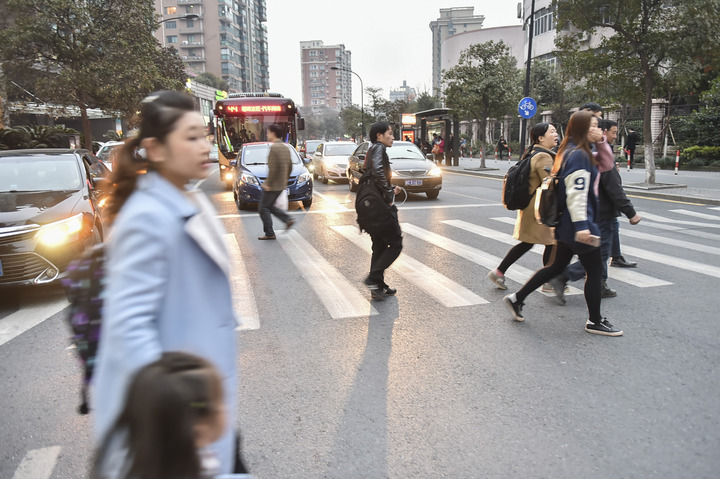
#> input picture 计算机视觉/9/people.jpg, 720 x 479 px
$ jupyter execute --allow-errors sift.ipynb
#> lines starting #> are read from the running program, lines starting #| are printed output that depends on the picture
[cell 1]
import cv2
import matplotlib.pyplot as plt
import numpy as np

[cell 2]
def rotate_img(_img, _degree, _scale): # 旋转矩阵
    height = _img.shape[0]
    width = _img.shape[1]
    matRotate = cv2.getRotationMatrix2D((height * 0.5, width * 0.5), _degree, _scale)  # mat rotate 1 center 2 angle 3 缩放系数
    dst = cv2.warpAffine(_img, matRotate, (height, width))
    return dst
img = cv2.imread("people.jpg")
#> img is the input picture: shape (479, 720, 3); mean B, G, R 142.8, 144.1, 147.4
img1 = cv2.cvtColor(img, cv2.COLOR_BGR2RGB)
gray = cv2.cvtColor(img, cv2.COLOR_BGR2GRAY)
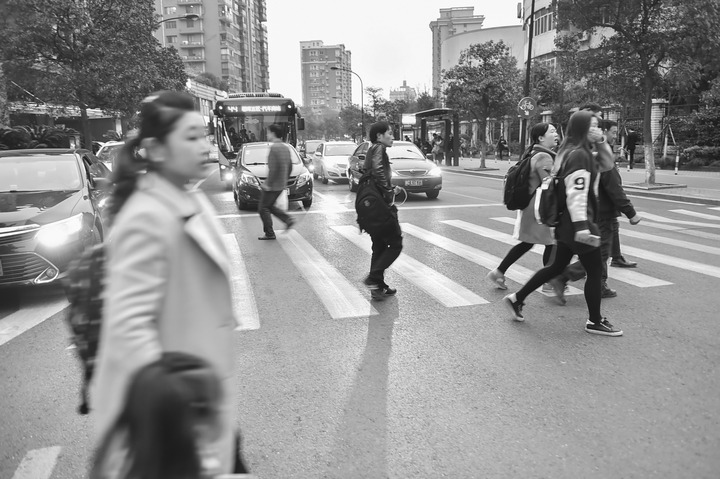
#> gray: shape (479, 720); min 8, max 255, mean 144.9

[cell 3]
def sift_match(img):#特征匹配
    img_rotate = rotate_img(img, 60, 2)
#> in rotate_img, `dst = cv2.warpAffine(_img, matRotate, (height, width))`:
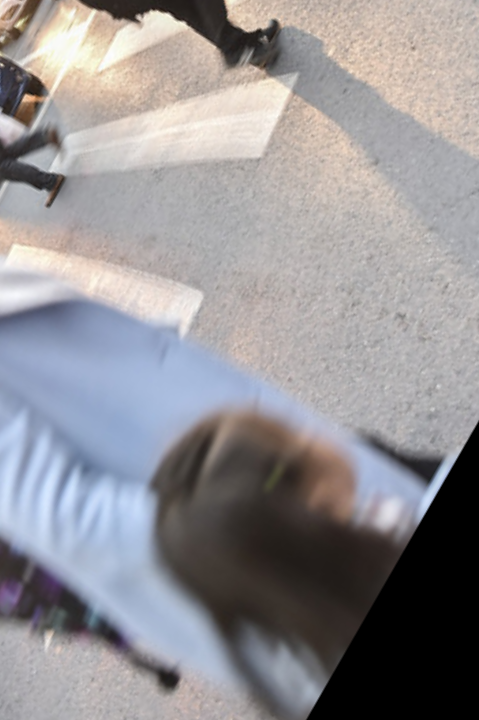
#> dst: shape (720, 479, 3); mean B, G, R 147.8, 144.8, 147.3
    sift = cv2.ORB_create()#定位关键点
    keypoints1, desc1 = sift.detectAndCompute(img, None)
#> keypoints1 = 500 keypoints; strongest (x, y, size): (100, 145, 31), (580, 180, 31), (581, 185, 31), (387, 148, 31)
    keypoints2, desc2 = sift.detectAndCompute(img_rotate, None)
#> keypoints2 = 390 keypoints; strongest (x, y, size): (47, 205, 31), (33, 98, 31), (48, 204, 44.6), (44, 190, 31)
    bf = cv2.DescriptorMatcher_create(cv2.DescriptorMatcher_BRUTEFORCE)
    matches = bf.match(desc1, desc2)
#> matches = 500 matches
    matches = sorted(matches, key=lambda x: x.distance)
    result = cv2.drawMatches(img, keypoints1, img_rotate, keypoints2, matches[:10], None)
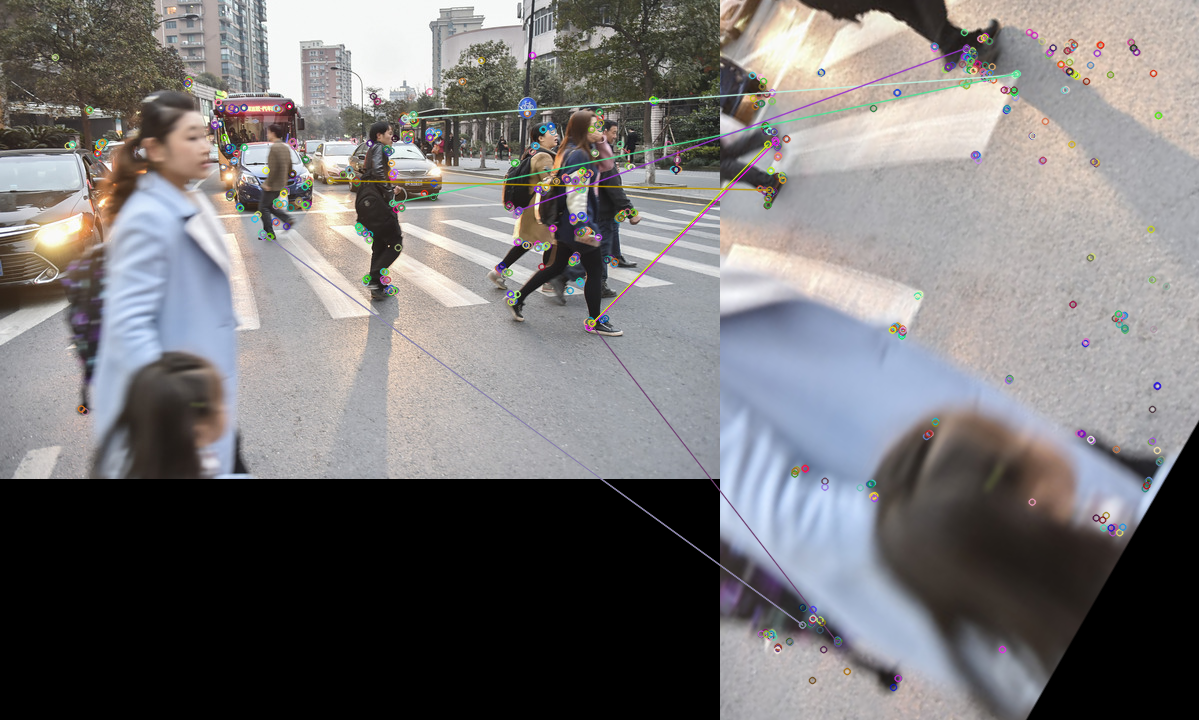
#> result: shape (720, 1199, 3); mean B, G, R 116.1, 115.4, 117.6
    plt.imshow(result)
    plt.show()
sift_match(img)

[cell 4]
def Feature_description(gray,img,category):
#> called with category = 1
    if category == 1:
        descriptor = cv2.xfeatures2d.SIFT_create()
    elif category == 2:
        descriptor = cv2.ORB_create()
    elif category == 3:
        descriptor = cv2.BRISK_create()
    else:
        descriptor = cv2.xfeatures2d.SURF_create()
    keypoints = descriptor.detect(gray, None)
#> keypoints = 1998 keypoints; strongest (x, y, size): (289, 106, 1.9), (221, 107, 2.1), (255, 164, 2), (409, 119, 8.5)
    img = cv2.drawKeypoints(gray, keypoints, img)
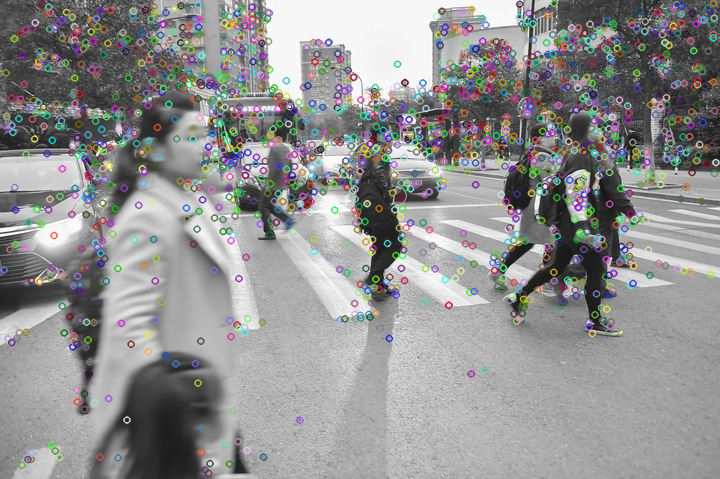
#> img: shape (479, 720, 3); mean R, G, B 145.1, 145.1, 144.9
    plt.imshow(img)
    plt.show()
Feature_description(gray,img1,1)
Feature_description(gray,img1,2)
#> call 2 of Feature_description, with category = 2
#> in Feature_description (call 2), `keypoints = descriptor.detect(gray, None)`: keypoints has the same summary as keypoints1 in sift_match
#> in Feature_description (call 2), `img = cv2.drawKeypoints(gray, keypoints, img)`:
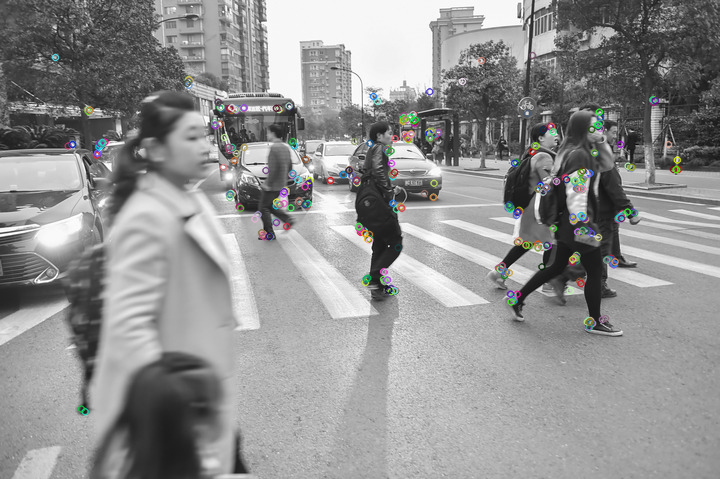
#> img: shape (479, 720, 3); mean R, G, B 144.9, 144.9, 144.8
Feature_description(gray,img1,3)
#> call 3 of Feature_description, with category = 3
#> in Feature_description (call 3), `keypoints = descriptor.detect(gray, None)`: keypoints = 4391 keypoints; strongest (x, y, size): (289, 106, 12.7), (220, 107, 12.1), (592, 323, 11.5), (308, 183, 10.9)
#> in Feature_description (call 3), `img = cv2.drawKeypoints(gray, keypoints, img)`:
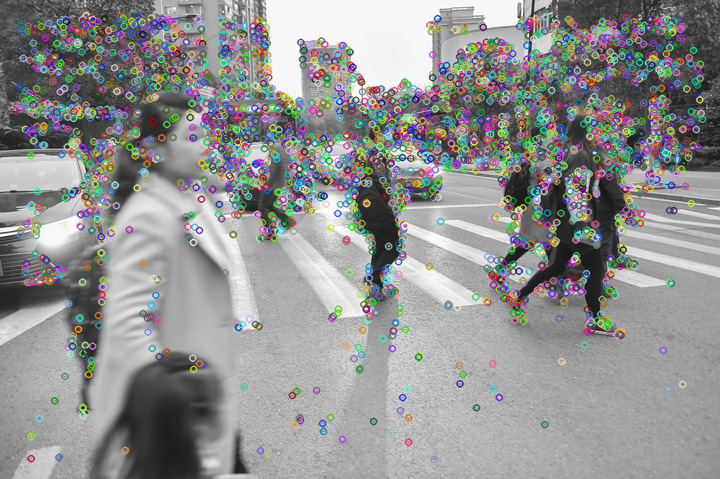
#> img: shape (479, 720, 3); mean R, G, B 145.1, 145.7, 145.3
#> (the rest of this cell did not finish here and is left out)
